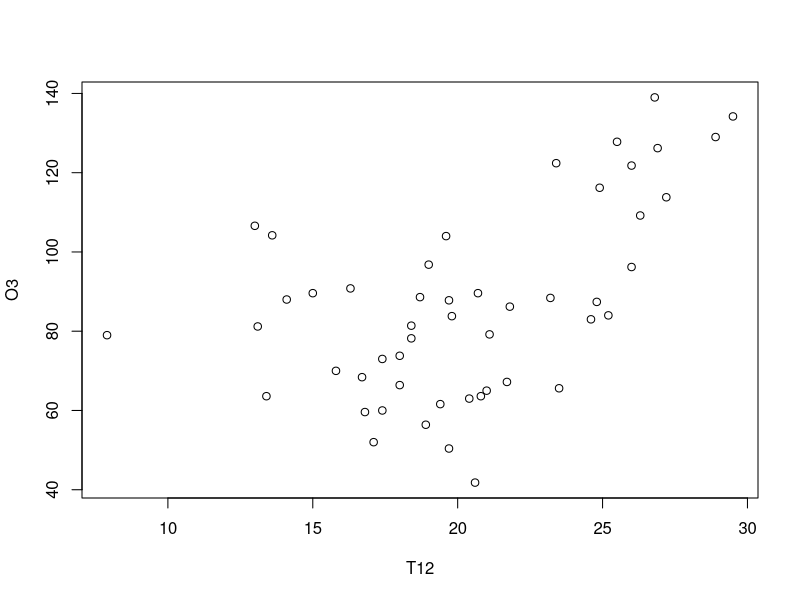
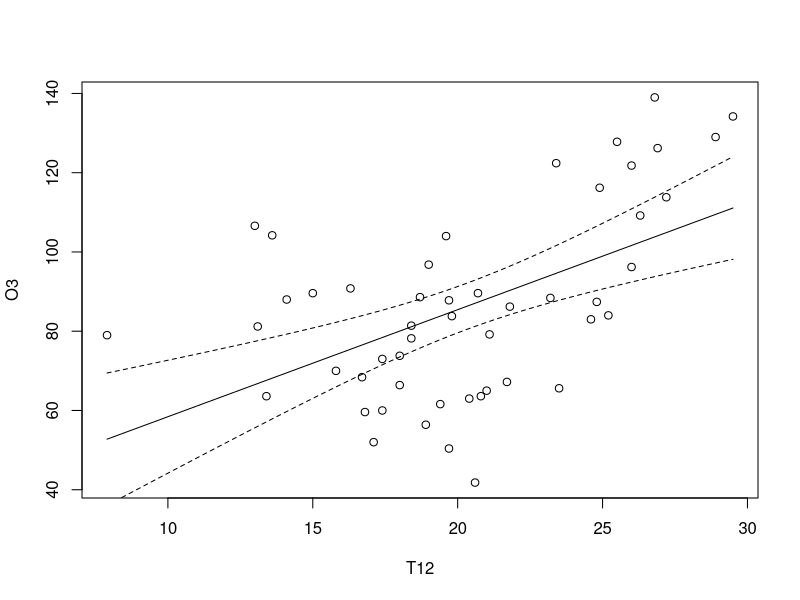
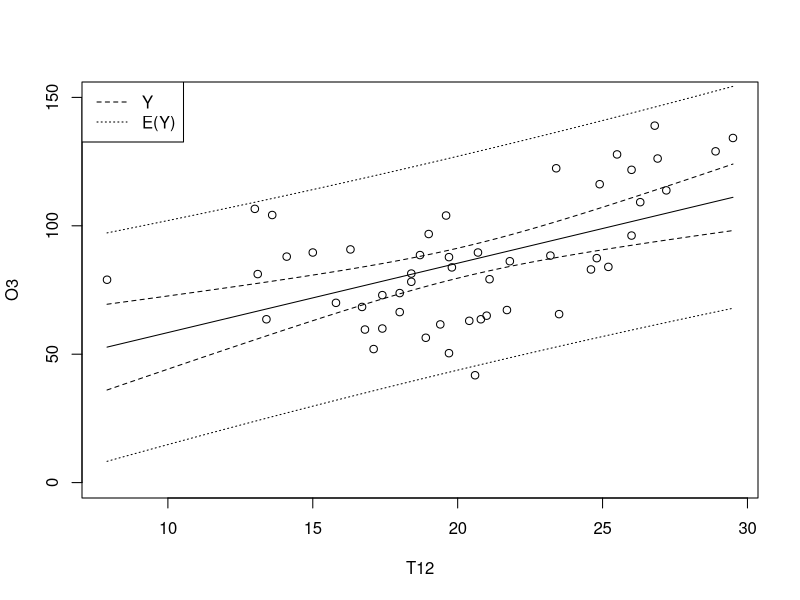
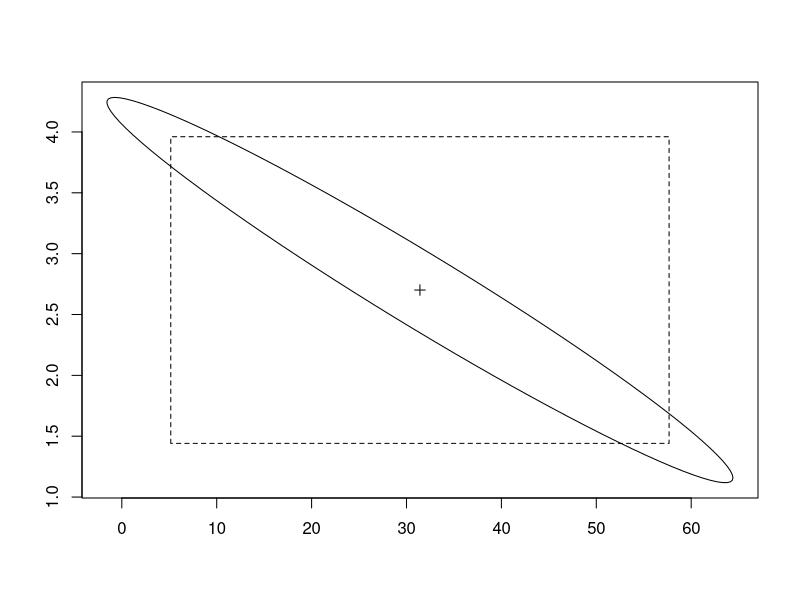
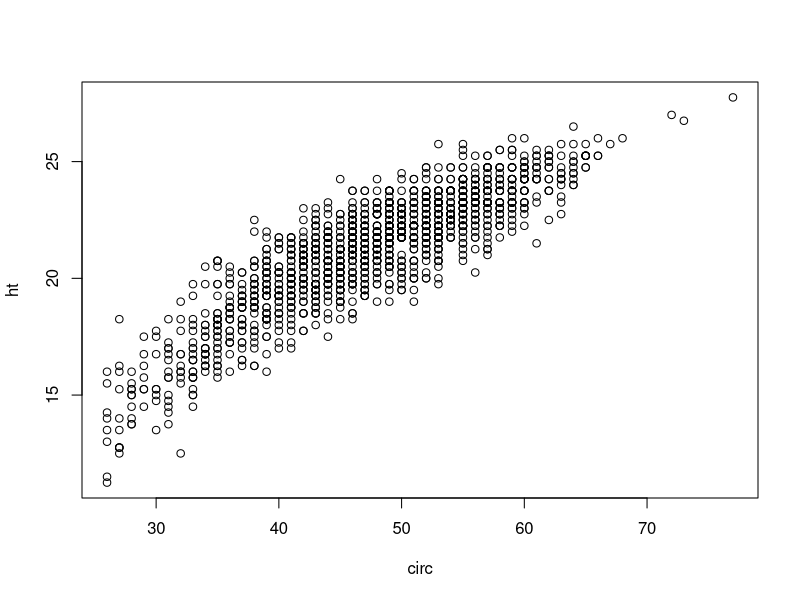
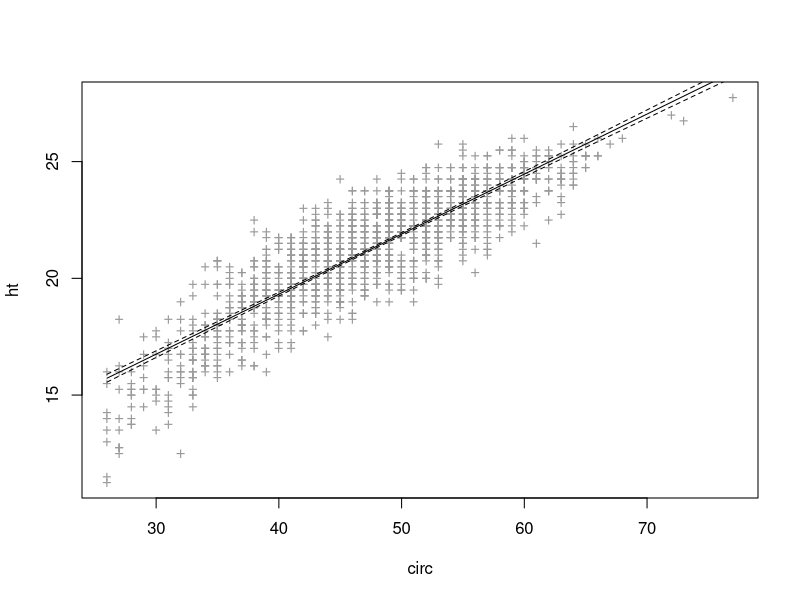
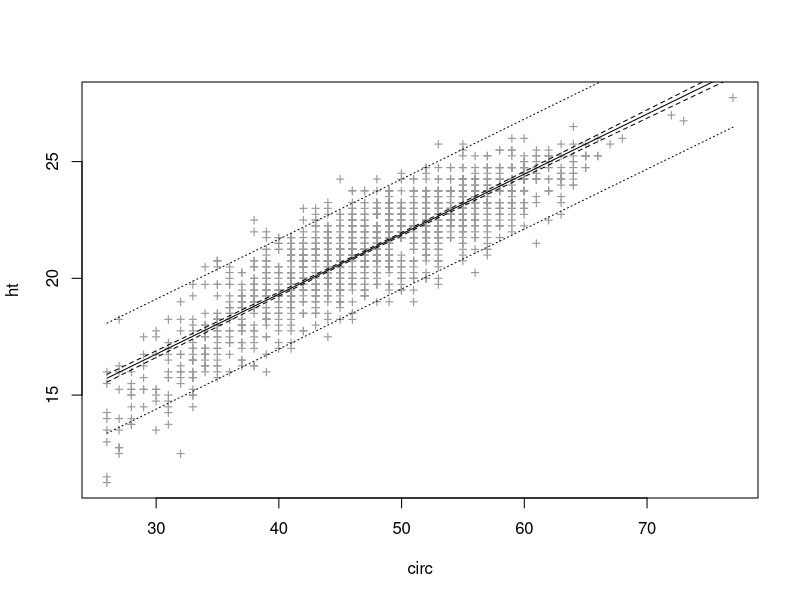

Here is the R script that generated these plots, in order:
## ---- chunk 1
ozone <- read.table("ozone_simple.txt",header=TRUE,sep=";")
plot(O3~T12, data=ozone, xlab="T12", ylab="O3")
## ---- chunk 2
reg <- lm(O3~T12, data=ozone)
summary(reg)
## ---- chunk 3
plot(O3~T12, data=ozone)
T12 <- seq(min(ozone[,"T12"]), max(ozone[,"T12"]), length = 100)
grille <- data.frame(T12)
ICdte <- predict(reg, new=grille, interval="conf", level=0.95)
matlines(grille$T12, cbind(ICdte), lty = c(1,2,2), col = 1)
## ---- chunk 4
plot(O3~T12, data = ozone, ylim = c(0,150))
T12 <- seq(min(ozone[,"T12"]), max(ozone[,"T12"]), length = 100)
grille <- data.frame(T12)
ICdte <- predict(reg, new=grille, interval="conf", level=0.95)
ICprev <- predict(reg, new=grille, interval="pred", level=0.95)
matlines(T12, cbind(ICdte,ICprev[,-1]), lty=c(1,2,2,3,3), col=1)
legend("topleft", lty=2:3, c("Y","E(Y)"))
## ---- chunk 5
IC <- confint(reg, level = 0.95)
IC
## ---- chunk 6
library(ellipse)
plot(ellipse(reg, level=0.95), type = "l", xlab = "", ylab = "")
points(coef(reg)[1], coef(reg)[2], pch = 3)
lines(IC[1,c(1,1,2,2,1)], IC[2,c(1,2,2,1,1)], lty = 2)
## ---- chunk 7
eucalypt <- read.table("eucalyptus.txt", header = T, sep = ";")
plot(ht~circ, data = eucalypt, xlab = "circ", ylab = "ht")
## ---- chunk 8
reg <- lm(ht~circ, data = eucalypt)
summary(reg)
## ---- chunk 9
plot(ht~circ, data = eucalypt, pch = "+", col = "grey60")
grille <- data.frame(circ = seq(min(eucalypt[,"circ"]),
                                max(eucalypt[,"circ"]), length = 100))
ICdte <- predict(reg, new=grille, interval="confi", level=0.95)
matlines(grille$circ, ICdte, lty = c(1,2,2), col = 1)
## ---- chunk 10
plot(ht~circ, data = eucalypt, pch = "+", col = "grey60")
circ <- seq(min(eucalypt[,"circ"]),max(eucalypt[,"circ"]), len = 100)
grille <- data.frame(circ)
Cdte <- predict(reg, new=grille, interval="conf", level=0.95)
ICprev <- predict(reg, new=grille, interval="pred", level=0.95)
matlines(circ, cbind(ICdte,ICprev[,-1]),lty=c(1,2,2,3,3), col=1)
